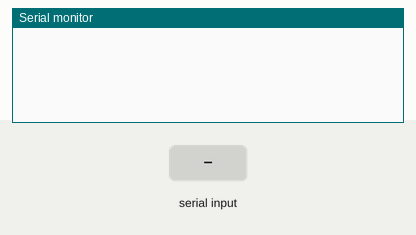
Recording of a sketch running on a simulated Arduino Uno, built with avr-gcc and run on an emulated ATmega328P. Parts: the last lines printed to the serial monitor. The test bench sets the inputs (shaded band).

Above: at 1.2 s.
1.3 s: "guide\n" received over Serial
At 2.2 s:
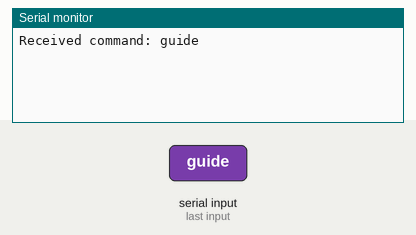
2.8 s: byte 10 ('\n') received over Serial
At 3.9 s:
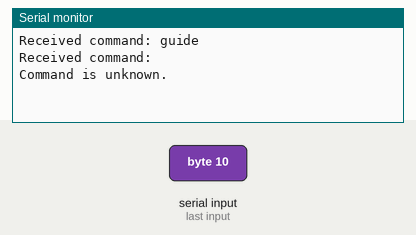
4.3 s: "power\n" received over Serial
At 5.5 s:
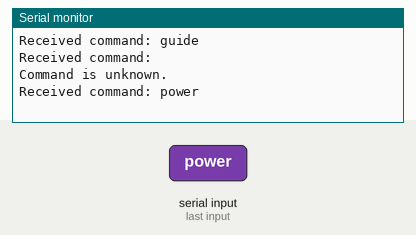
5.8 s: "tools\n" received over Serial
At 6.8 s:
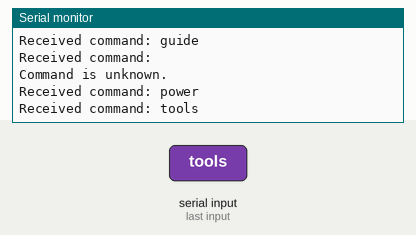
7.3 s: "source\n" received over Serial
At 8.0 s:
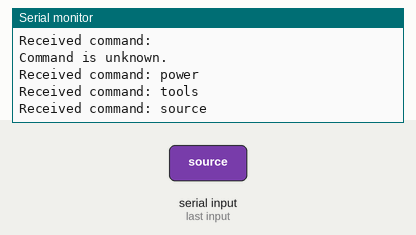
8.8 s: "info\n" received over Serial
At 10.3 s:
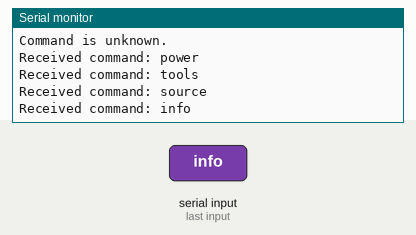

The sketch:

TvRemote.ino
```cpp
#include <IRremote.h>

class TvRemote {

  enum {
    CMD_LEN   = 32,         GUIDE     = 0xE0E0F20D,
    POWER     = 0xE0E040BF, TOOLS     = 0xE0E0D22D,
    SOURCE    = 0xE0E0807F, INFO      = 0xE0E0F807,
    HDMI      = 0xE0E0D12E, OPTIONS   = 0xE0E016E9,
    ONE       = 0xE0E020DF, UP_K      = 0xE0E006F9,
    TWO       = 0xE0E0A05F, LEFT_K    = 0xE0E0A659,
    THREE     = 0xE0E0609F, RIGHT_K   = 0xE0E046B9,
    FOUR      = 0xE0E010EF, DOWN_K    = 0xE0E08679,
    FIVE      = 0xE0E0906F, RETURN    = 0xE0E01AE5,
    SIX       = 0xE0E050AF, EXIT      = 0xE0E0B44B,
    SEVEN     = 0xE0E030CF, A         = 0xE0E036C9,
    EIGHT     = 0xE0E0B04F, B         = 0xE0E028D7,
    NINE      = 0xE0E0708F, C         = 0xE0E0A857,
    TXT       = 0xE0E034CB, D         = 0xE0E06897,
    ZERO      = 0xE0E08877, PIP       = 0xE0E004FB,
    PRE_CH    = 0xE0E0C837, SEARCH    = 0xE0E0CE31,
    VOL_UP    = 0xE0E0E01F, DUAL      = 0xE0E000FF,
    VOL_DOWN  = 0xE0E0D02F, USB_HUB   = 0xE0E025DA,
    MUTE      = 0xE0E0F00F, P_SIZE    = 0xE0E07C83,
    CH_LIST   = 0xE0E0D629, SUBTITLE  = 0xE0E0A45B,
    PROG_UP   = 0xE0E048B7, REWIND    = 0xE0E0A25D,
    PROG_DOWN = 0xE0E008F7, PAUSE     = 0xE0E052AD,
    MENU      = 0xE0E058A7, FORWARD   = 0xE0E012ED,
    SMART_TV  = 0xE0E09E61, RECORD    = 0xE0E0926D,
    PLAY      = 0xE0E0E21D, STOP      = 0xE0E0629D
  };

  IRsend tv;

  void send_command(const long command) {
    tv.sendSAMSUNG(command, CMD_LEN);
  }

  public:

  void guide()     { send_command(GUIDE); }
  void power()     { send_command(POWER); }
  void tools()     { send_command(TOOLS); }
  void source()    { send_command(SOURCE); }
  void info()      { send_command(INFO); }
  void hdmi()      { send_command(HDMI); }
  void zero()      { send_command(ZERO); }
  void one()       { send_command(ONE); }
  void two()       { send_command(TWO); }
  void three()     { send_command(THREE); }
  void four()      { send_command(FOUR); }
  void five()      { send_command(FIVE); }
  void six()       { send_command(SIX); }
  void seven()     { send_command(SEVEN); }
  void eight()     { send_command(EIGHT); }
  void nine()      { send_command(NINE); }
  void up()        { send_command(UP_K); }
  void left()      { send_command(LEFT_K); }
  void right()     { send_command(RIGHT_K); }
  void down()      { send_command(DOWN_K); }
  void ret()       { send_command(RETURN); }
  void exit()      { send_command(EXIT); }
  void a()         { send_command(A); }
  void b()         { send_command(B); }
  void c()         { send_command(C); }
  void d()         { send_command(D); }
  void txt()       { send_command(TXT); }
  void pip()       { send_command(PIP); }
  void pre_ch()    { send_command(PRE_CH); }
  void search()    { send_command(SEARCH); }
  void vol_up()    { send_command(VOL_UP); }
  void vol_down()  { send_command(VOL_DOWN); }
  void dual()      { send_command(DUAL); }
  void usb_hub()   { send_command(USB_HUB); }
  void mute()      { send_command(MUTE); }
  void p_size()    { send_command(P_SIZE); }
  void ch_list()   { send_command(CH_LIST); }
  void subtitle()  { send_command(SUBTITLE); }
  void prog_up()   { send_command(PROG_UP); }
  void prog_down() { send_command(PROG_DOWN); }
  void pause()     { send_command(PAUSE); }
  void rewind()    { send_command(REWIND); }
  void forward()   { send_command(FORWARD); }
  void menu()      { send_command(MENU); }
  void smart_tv()  { send_command(SMART_TV); }
  void record()    { send_command(RECORD); }
  void play()      { send_command(PLAY); }
  void stop()      { send_command(STOP); }
};

const unsigned int BAUD_RATE = 9600;

TvRemote tv;
String command = "";
boolean input_available = false;

void setup() {
  Serial.begin(BAUD_RATE);
}

void serialEvent() {
  while (Serial.available()) {
    const char c = Serial.read();
    if (c == '\n')
      input_available = true;
    else
      command += c;
  }
}

void loop() {
  if (input_available) {
    Serial.print("Received command: ");
    Serial.println(command);
    if (command == "guide")          tv.guide();
    else if (command == "power")     tv.power();
    else if (command == "tools")     tv.tools();
    else if (command == "source")    tv.source();
    else if (command == "info")      tv.info();
    else if (command == "hdmi")      tv.hdmi();
    else if (command == "zero")      tv.zero();
    else if (command == "one")       tv.one();
    else if (command == "two")       tv.two();
    else if (command == "three")     tv.three();
    else if (command == "four")      tv.four();
    else if (command == "five")      tv.five();
    else if (command == "six")       tv.six();
    else if (command == "seven")     tv.seven();
    else if (command == "eight")     tv.eight();
    else if (command == "nine")      tv.nine();
    else if (command == "up")        tv.up();
    else if (command == "left")      tv.left();
    else if (command == "right")     tv.right();
    else if (command == "down")      tv.down();
    else if (command == "ret")       tv.ret();
    else if (command == "exit")      tv.exit();
    else if (command == "a")         tv.a();
    else if (command == "b")         tv.b();
    else if (command == "c")         tv.c();
    else if (command == "d")         tv.d();
    else if (command == "txt")       tv.txt();
    else if (command == "pip")       tv.pip();
    else if (command == "pre_ch")    tv.pre_ch();
    else if (command == "search")    tv.search();
    else if (command == "vol_up")    tv.vol_up();
    else if (command == "vol_down")  tv.vol_down();
    else if (command == "dual")      tv.dual();
    else if (command == "usb_hub")   tv.usb_hub();
    else if (command == "mute")      tv.mute();
    else if (command == "p_size")    tv.p_size();
    else if (command == "ch_list")   tv.ch_list();
    else if (command == "subtitle")  tv.subtitle();
    else if (command == "prog_up")   tv.prog_up();
    else if (command == "prog_down") tv.prog_down();
    else if (command == "pause")     tv.pause();
    else if (command == "rewind")    tv.rewind();
    else if (command == "forward")   tv.forward();
    else if (command == "menu")      tv.menu();
    else if (command == "smart_tv")  tv.smart_tv();
    else if (command == "record")    tv.record();
    else if (command == "play")      tv.play();
    else if (command == "stop")      tv.stop();
    else Serial.println("Command is unknown.");

    command = "";
    input_available = false;
  }
}
```

Measured:
- after the input at 1.3 s, the serial monitor: prints a new line at once (image 1)
- after the input at 2.8 s, the serial monitor: prints a new line at once (image 2)
- after the input at 4.3 s, the serial monitor: prints a new line at once (image 3)
- after the input at 5.8 s, the serial monitor: prints a new line at once (image 4)
- after the input at 7.3 s, the serial monitor: prints a new line at once (image 5)
- after the input at 8.8 s, the serial monitor: prints a new line at once (image 6)
